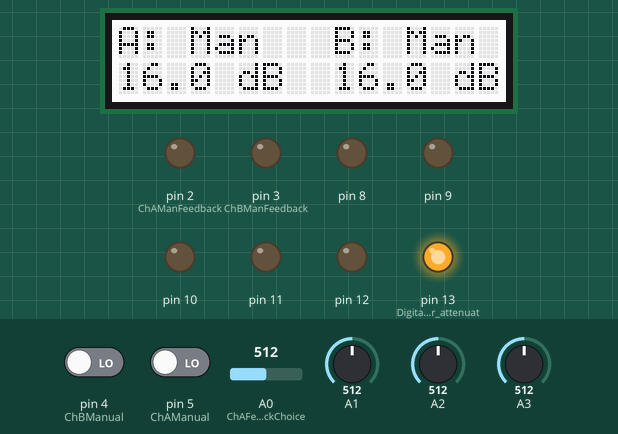
This sketch was run on a simulated Arduino Uno, built with avr-gcc and run on an emulated ATmega328P. Parts: 16×2 character LCD, output pins drawn as LEDs (lit = HIGH). Inputs (shaded band) come from the test bench; at power-on: pin 4 (ChBManual) LOW, pin 5 (ChAManual) LOW, A0 (ChAFeedbackChoice) = 512, A3 = 512, A1 = 512, A2 = 512.

Above: at 1.2 s.
1.3 s: pin 4 (ChBManual) driven HIGH
At 2.2 s:
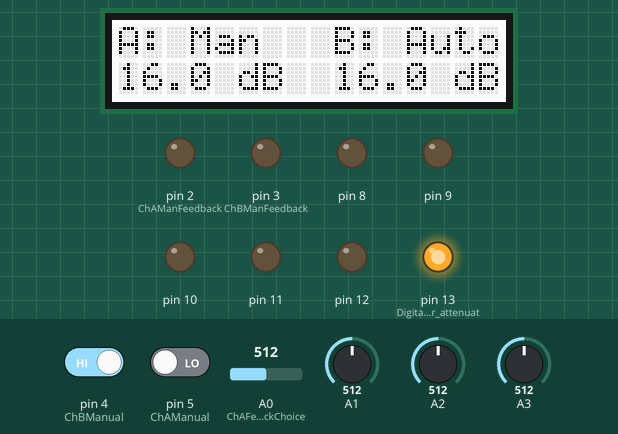
2.9 s: pin 5 (ChAManual) driven HIGH
At 4.2 s:
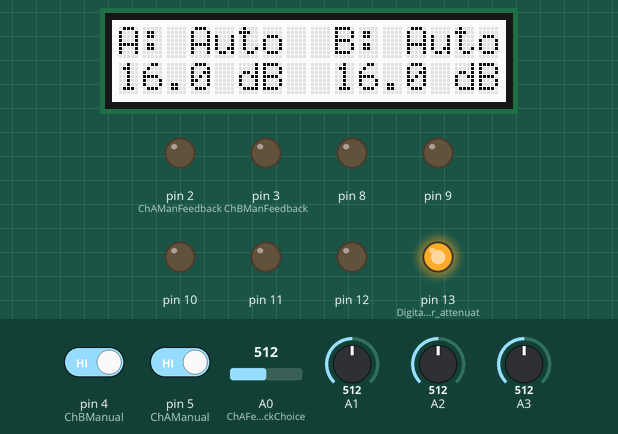
4.6 s: pin 4 (ChBManual) driven LOW
At 6.0 s:
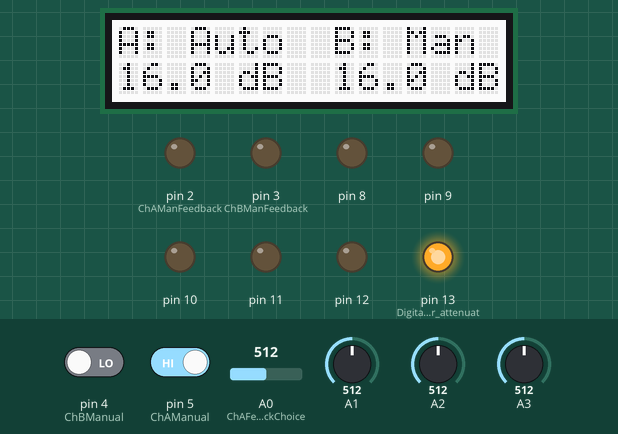
6.3 s: A0 (ChAFeedbackChoice) set to 716
At 7.7 s:
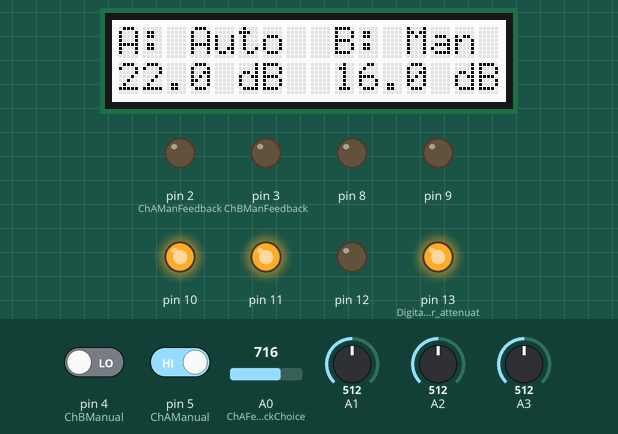
8.0 s: A3 set to 500
At 9.4 s:
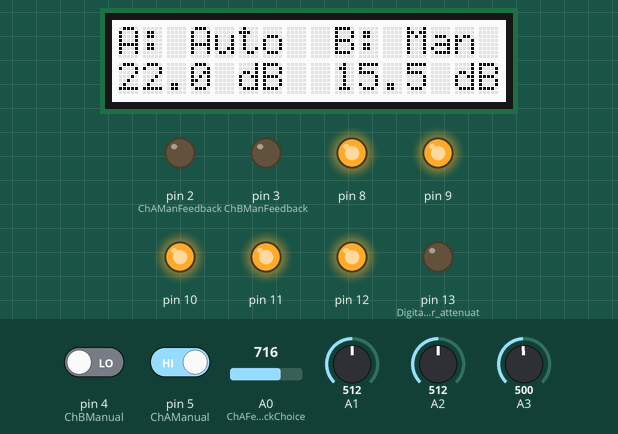
9.7 s: A3 set to 306
At 11.4 s:
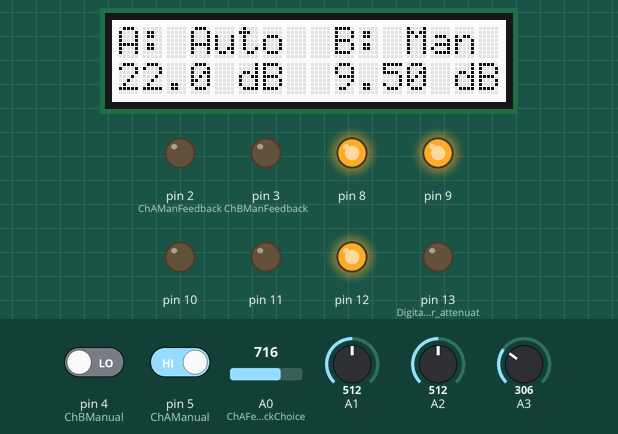
Timing chart, 0 to 12.5 s (numbered marks = the images above; inputs shaded):
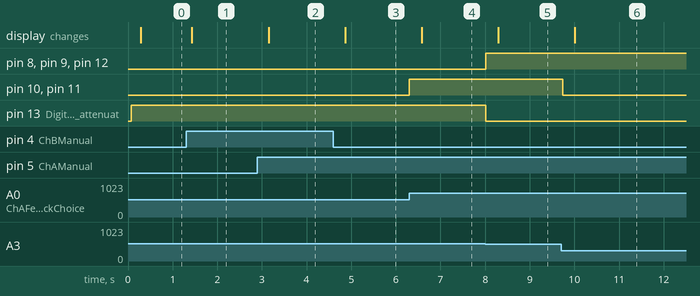

The sketch:

Attenuator.ino
```cpp
//Libraries to run LCD
#include <Wire.h>
#include <Adafruit_RGBLCDShield.h>
#include <utility/Adafruit_MCP23017.h>


#define WHITE 0x7
#define A_Mode_Loc 4
#define B_Mode_Loc 12

Adafruit_RGBLCDShield lcd = Adafruit_RGBLCDShield();

int ChAAutoFeedback = 0; //Analog Feedback
int ChBAutoFeedback = 1;

int ChAManFeedback = 2; //Analog
int ChBManFeedback = 3; //Analog

int ChAManual = 5; //Digital Auto/Manual Pins
int ChBManual = 4; //Digital Auto/Manual Pin

int LEPinA = 2; //Latch Enable Pins
int LEPinB = 3;

int ChAFeedbackChoice = 0;
int ChBFeedbackChoice = 0;

double feedbackValA = 0; //Stores analog value
double feedbackValB = 0;

int writeValA = 0; //Used to convert double feedbackVal to an integer
int writeValB = 0;
int writeValAOld = 0; //Used to store old values to check whether to update the attenuator
int writeValBOld = 0;

unsigned long initTime = 0;

void setup() {

  //Serial.begin(9600);

  //Set Up Pins
  pinMode(ChAAutoFeedback, INPUT);
  pinMode(ChBAutoFeedback, INPUT);
  pinMode(ChAManFeedback, INPUT);
  pinMode(ChBManFeedback, INPUT);

  pinMode(LEPinA, OUTPUT);
  pinMode(LEPinB, OUTPUT);

  pinMode(13, OUTPUT); //Digital pins for attenuator
  pinMode(12, OUTPUT);
  pinMode(11, OUTPUT);
  pinMode(10, OUTPUT);
  pinMode(9, OUTPUT);
  pinMode(8, OUTPUT);

  pinMode(ChAManual, INPUT);
  pinMode(ChBManual, INPUT);

  // set pins 8..13 as output...
  //DDRB = B00111111;  // digital pins -,-,13,12,11,10,9,8

  digitalWrite(LEPinA, LOW); //Pulls Latch Enable LOW to disable changing values
  digitalWrite(LEPinB, LOW);

  //Write to LCD
  // set up the LCD's number of columns and rows:
  lcd.begin(16, 2);

  lcd.setCursor(0, 0);
  lcd.print("A: Auto");
  lcd.setCursor(9, 0);
  lcd.print("B: Auto");

  lcd.setBacklight(WHITE);

  //Select which feedback to use initially
  ChAFeedbackChoice = ChAAutoFeedback;
  ChBFeedbackChoice = ChBAutoFeedback;


  //Test code for debugging

}

void loop() {

  // Disable writing
  //Get the analog value for each channel
  feedbackValA = analogRead(ChAFeedbackChoice);
  feedbackValB = analogRead(ChBFeedbackChoice);

  //Maps the analog value to a value between 0 and 63,
  feedbackValA = round((feedbackValA / 1023) * 31.5 * 2);
  feedbackValB = round((feedbackValB / 1023) * 31.5 * 2);

  //Cast each double value to an integer
  writeValA = feedbackValA;
  writeValB = feedbackValB;

  //Write to attenuator A
  if (writeValA != writeValAOld)
  {
    //PORTB = writeValA;   // Writes number 1-30.5 to pins 13-9 simultaneously on CHA
    digitalWrite(13, HIGH && (writeValA & B100000));
    digitalWrite(12, HIGH && (writeValA & B010000));
    digitalWrite(11, HIGH && (writeValA & B001000));
    digitalWrite(10, HIGH && (writeValA & B000100));
    digitalWrite(9, HIGH && (writeValA & B000010));
    digitalWrite(8, HIGH && (writeValA & B000001));

    digitalWrite(LEPinA, HIGH); //Pulls Latch Enable HIGH to enable changing values
    delay(5);
    digitalWrite(LEPinA, LOW);
    writeValAOld = writeValA;
  }


  //Write to attenuator B
  //PORTB = writeValB;   // Writes number 1-30.5 to pins 13-8 simultaneously on CHA
  if (writeValB != writeValBOld)
  {
    digitalWrite(13, HIGH && (writeValB & B100000));
    digitalWrite(12, HIGH && (writeValB & B010000));
    digitalWrite(11, HIGH && (writeValB & B001000));
    digitalWrite(10, HIGH && (writeValB & B000100));
    digitalWrite(9, HIGH && (writeValB & B000010));
    digitalWrite(8, HIGH && (writeValB & B000001));

    digitalWrite(LEPinB, HIGH); //Pulls Latch Enable HIGH to enable changing values
    delay(5);
    digitalWrite(LEPinB, LOW);
    writeValBOld = writeValB;
  }

  delay(5);

  //Write Values to LCD
  if (( millis() > initTime + 250))
  {
    //CH A
    lcd.setCursor(0, 1);
    lcd.print(feedbackValA / 2);
    lcd.setCursor(4, 1);
    lcd.print(" dB");

    if (digitalRead(ChAManual) == HIGH)
    {
      lcd.setCursor(0, 0);
      lcd.print("A: Auto");

      ChAFeedbackChoice = ChAAutoFeedback;

    }
    if (digitalRead(ChAManual) == LOW)
    {
      lcd.setCursor(0, 0);
      lcd.print("A: Man ");

      ChAFeedbackChoice = ChAManFeedback;
    }


    //CH B
    lcd.setCursor(9, 1);
    lcd.print(feedbackValB / 2);
    lcd.setCursor(13, 1);
    lcd.print(" dB");

    if (digitalRead(ChBManual) == HIGH)
    {
      lcd.setCursor(9, 0);
      lcd.print("B: Auto");

      ChBFeedbackChoice = ChBAutoFeedback;

    }
    if (digitalRead(ChBManual) == LOW)
    {
      lcd.setCursor(9, 0);
      lcd.print("B: Man ");

      ChBFeedbackChoice = ChBManFeedback;
    }

    initTime = millis();
  }


  //Serial.print(time2);
  //Serial.print("<>");


}
```

Measured:
- the behaviour switches between 512 and 511 on A3 (found by bisection; images 4 and 5)
- after the input at 1.3 s, the display: changes after 0.13 s (image 1)
- after the input at 2.9 s, the display: changes after 0.25 s (image 2)
- after the input at 4.6 s, the display: changes after 0.27 s (image 3)
- after the input at 6.3 s, pin 10, pin 11: LOW → HIGH at once; the display: changes after 0.28 s (image 4)
- after the input at 8.0 s, pin 8, pin 9, pin 12: LOW → HIGH at once; pin 13 (Digital_pins_for_attenuat): HIGH → LOW at once; the display: changes after 0.29 s (image 5)
- after the input at 9.7 s, pin 10, pin 11: HIGH → LOW at once; the display: changes after 0.31 s (image 6)
